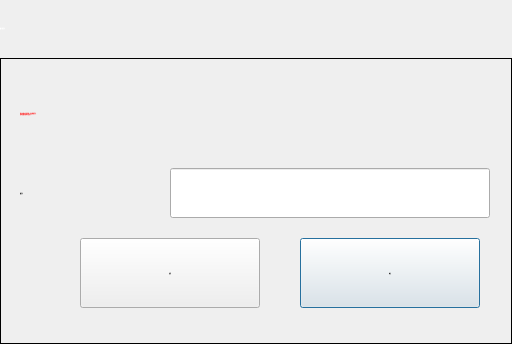
<?xml version="1.0" encoding="UTF-8"?>
<ui version="4.0">
 <class>xMessageBoxActive</class>
 <widget class="QDialog" name="xMessageBoxActive">
  <property name="geometry">
   <rect>
    <x>0</x>
    <y>0</y>
    <width>512</width>
    <height>344</height>
   </rect>
  </property>
  <property name="sizePolicy">
   <sizepolicy hsizetype="Expanding" vsizetype="Minimum">
    <horstretch>0</horstretch>
    <verstretch>0</verstretch>
   </sizepolicy>
  </property>
  <property name="maximumSize">
   <size>
    <width>800</width>
    <height>480</height>
   </size>
  </property>
  <property name="font">
   <font>
    <family>微软雅黑</family>
    <pointsize>-1</pointsize>
    <weight>50</weight>
    <italic>false</italic>
    <bold>false</bold>
   </font>
  </property>
  <property name="windowTitle">
   <string notr="true">模态消息框</string>
  </property>
  <property name="windowOpacity">
   <double>1.000000000000000</double>
  </property>
  <property name="styleSheet">
   <string notr="true">font: 28px &quot;微软雅黑&quot;;</string>
  </property>
  <property name="modal">
   <bool>false</bool>
  </property>
  <layout class="QVBoxLayout" name="verticalLayoutDialog">
   <property name="spacing">
    <number>0</number>
   </property>
   <property name="sizeConstraint">
    <enum>QLayout::SetMinAndMaxSize</enum>
   </property>
   <property name="margin">
    <number>0</number>
   </property>
   <item>
    <widget class="QFrame" name="frameTitle">
     <property name="sizePolicy">
      <sizepolicy hsizetype="Preferred" vsizetype="Fixed">
       <horstretch>0</horstretch>
       <verstretch>0</verstretch>
      </sizepolicy>
     </property>
     <property name="minimumSize">
      <size>
       <width>0</width>
       <height>58</height>
      </size>
     </property>
     <property name="maximumSize">
      <size>
       <width>16777215</width>
       <height>58</height>
      </size>
     </property>
     <property name="styleSheet">
      <string notr="true">QFrame#frameTitle
{
	background-color: transparent;
	border-image: url(:/img/widget/DialogTitle.png) 0 12 0 12;
	border-left: 12px transparent;
	border-right: 12px transparent;
}
</string>
     </property>
     <property name="frameShape">
      <enum>QFrame::NoFrame</enum>
     </property>
     <property name="frameShadow">
      <enum>QFrame::Raised</enum>
     </property>
     <layout class="QHBoxLayout" name="horizontalLayoutTitle">
      <property name="spacing">
       <number>4</number>
      </property>
      <property name="sizeConstraint">
       <enum>QLayout::SetDefaultConstraint</enum>
      </property>
      <property name="margin">
       <number>0</number>
      </property>
      <item>
       <widget class="QLabel" name="labelTitle">
        <property name="sizePolicy">
         <sizepolicy hsizetype="Preferred" vsizetype="Fixed">
          <horstretch>0</horstretch>
          <verstretch>0</verstretch>
         </sizepolicy>
        </property>
        <property name="minimumSize">
         <size>
          <width>0</width>
          <height>45</height>
         </size>
        </property>
        <property name="maximumSize">
         <size>
          <width>16777215</width>
          <height>45</height>
         </size>
        </property>
        <property name="font">
         <font>
          <family>微软雅黑</family>
          <pointsize>-1</pointsize>
          <weight>50</weight>
          <italic>false</italic>
          <bold>false</bold>
         </font>
        </property>
        <property name="styleSheet">
         <string notr="true">QLabel#labelTitle
{
	color: white;
}</string>
        </property>
        <property name="frameShape">
         <enum>QFrame::NoFrame</enum>
        </property>
        <property name="text">
         <string notr="true">输入激活码</string>
        </property>
       </widget>
      </item>
     </layout>
    </widget>
   </item>
   <item>
    <widget class="QFrame" name="frameMainArea">
     <property name="sizePolicy">
      <sizepolicy hsizetype="Expanding" vsizetype="MinimumExpanding">
       <horstretch>0</horstretch>
       <verstretch>0</verstretch>
      </sizepolicy>
     </property>
     <property name="font">
      <font>
       <family>微软雅黑</family>
       <pointsize>-1</pointsize>
       <weight>50</weight>
       <italic>false</italic>
       <bold>false</bold>
      </font>
     </property>
     <property name="styleSheet">
      <string notr="true"/>
     </property>
     <property name="frameShape">
      <enum>QFrame::Panel</enum>
     </property>
     <property name="frameShadow">
      <enum>QFrame::Plain</enum>
     </property>
     <property name="IsMainArea" stdset="0">
      <bool>true</bool>
     </property>
     <widget class="QPushButton" name="BtnOK">
      <property name="geometry">
       <rect>
        <x>300</x>
        <y>180</y>
        <width>180</width>
        <height>70</height>
       </rect>
      </property>
      <property name="minimumSize">
       <size>
        <width>180</width>
        <height>70</height>
       </size>
      </property>
      <property name="maximumSize">
       <size>
        <width>180</width>
        <height>70</height>
       </size>
      </property>
      <property name="font">
       <font>
        <family>微软雅黑</family>
        <pointsize>-1</pointsize>
        <weight>50</weight>
        <italic>false</italic>
        <bold>false</bold>
       </font>
      </property>
      <property name="styleSheet">
       <string notr="true"/>
      </property>
      <property name="text">
       <string>确定</string>
      </property>
     </widget>
     <widget class="QLabel" name="labelActive">
      <property name="geometry">
       <rect>
        <x>20</x>
        <y>110</y>
        <width>141</width>
        <height>50</height>
       </rect>
      </property>
      <property name="minimumSize">
       <size>
        <width>0</width>
        <height>50</height>
       </size>
      </property>
      <property name="maximumSize">
       <size>
        <width>16777215</width>
        <height>50</height>
       </size>
      </property>
      <property name="font">
       <font>
        <family>微软雅黑</family>
        <pointsize>-1</pointsize>
        <weight>50</weight>
        <italic>false</italic>
        <bold>false</bold>
       </font>
      </property>
      <property name="styleSheet">
       <string notr="true"/>
      </property>
      <property name="text">
       <string>激活码</string>
      </property>
     </widget>
     <widget class="xLineEdit" name="lineEditUpdateReg">
      <property name="geometry">
       <rect>
        <x>170</x>
        <y>110</y>
        <width>320</width>
        <height>50</height>
       </rect>
      </property>
      <property name="minimumSize">
       <size>
        <width>320</width>
        <height>50</height>
       </size>
      </property>
      <property name="maximumSize">
       <size>
        <width>16777215</width>
        <height>50</height>
       </size>
      </property>
      <property name="font">
       <font>
        <family>微软雅黑</family>
        <pointsize>-1</pointsize>
        <weight>50</weight>
        <italic>false</italic>
        <bold>false</bold>
       </font>
      </property>
      <property name="maxLength">
       <number>16</number>
      </property>
     </widget>
     <widget class="QLabel" name="label">
      <property name="geometry">
       <rect>
        <x>20</x>
        <y>10</y>
        <width>491</width>
        <height>91</height>
       </rect>
      </property>
      <property name="font">
       <font>
        <family>微软雅黑</family>
        <pointsize>-1</pointsize>
        <weight>50</weight>
        <italic>false</italic>
        <bold>false</bold>
       </font>
      </property>
      <property name="styleSheet">
       <string notr="true">color: rgb(255, 0, 0);</string>
      </property>
      <property name="text">
       <string>首次设置产品密钥请一并设置激活码，
否则会造成系统无法运行。</string>
      </property>
     </widget>
     <widget class="QPushButton" name="BtnCancel">
      <property name="geometry">
       <rect>
        <x>80</x>
        <y>180</y>
        <width>180</width>
        <height>70</height>
       </rect>
      </property>
      <property name="minimumSize">
       <size>
        <width>180</width>
        <height>70</height>
       </size>
      </property>
      <property name="maximumSize">
       <size>
        <width>180</width>
        <height>70</height>
       </size>
      </property>
      <property name="font">
       <font>
        <family>微软雅黑</family>
        <pointsize>-1</pointsize>
        <weight>50</weight>
        <italic>false</italic>
        <bold>false</bold>
       </font>
      </property>
      <property name="styleSheet">
       <string notr="true"/>
      </property>
      <property name="text">
       <string>取消</string>
      </property>
     </widget>
    </widget>
   </item>
  </layout>
 </widget>
 <customwidgets>
  <customwidget>
   <class>xLineEdit</class>
   <extends>QLineEdit</extends>
   <header>xlineedit.h</header>
   <slots>
    <signal>clicked()</signal>
    <slot>inputIP()</slot>
   </slots>
  </customwidget>
 </customwidgets>
 <resources/>
 <connections>
  <connection>
   <sender>BtnOK</sender>
   <signal>clicked()</signal>
   <receiver>xMessageBoxActive</receiver>
   <slot>accept()</slot>
   <hints>
    <hint type="sourcelabel">
     <x>398</x>
     <y>298</y>
    </hint>
    <hint type="destinationlabel">
     <x>244</x>
     <y>169</y>
    </hint>
   </hints>
  </connection>
  <connection>
   <sender>lineEditUpdateReg</sender>
   <signal>clicked()</signal>
   <receiver>xMessageBoxActive</receiver>
   <slot>inputActive()</slot>
   <hints>
    <hint type="sourcelabel">
     <x>295</x>
     <y>148</y>
    </hint>
    <hint type="destinationlabel">
     <x>244</x>
     <y>169</y>
    </hint>
   </hints>
  </connection>
  <connection>
   <sender>BtnCancel</sender>
   <signal>clicked()</signal>
   <receiver>xMessageBoxActive</receiver>
   <slot>reject()</slot>
   <hints>
    <hint type="sourcelabel">
     <x>228</x>
     <y>238</y>
    </hint>
    <hint type="destinationlabel">
     <x>244</x>
     <y>169</y>
    </hint>
   </hints>
  </connection>
 </connections>
 <slots>
  <slot>BtnClicked()</slot>
  <slot>inputActive()</slot>
 </slots>
</ui>
